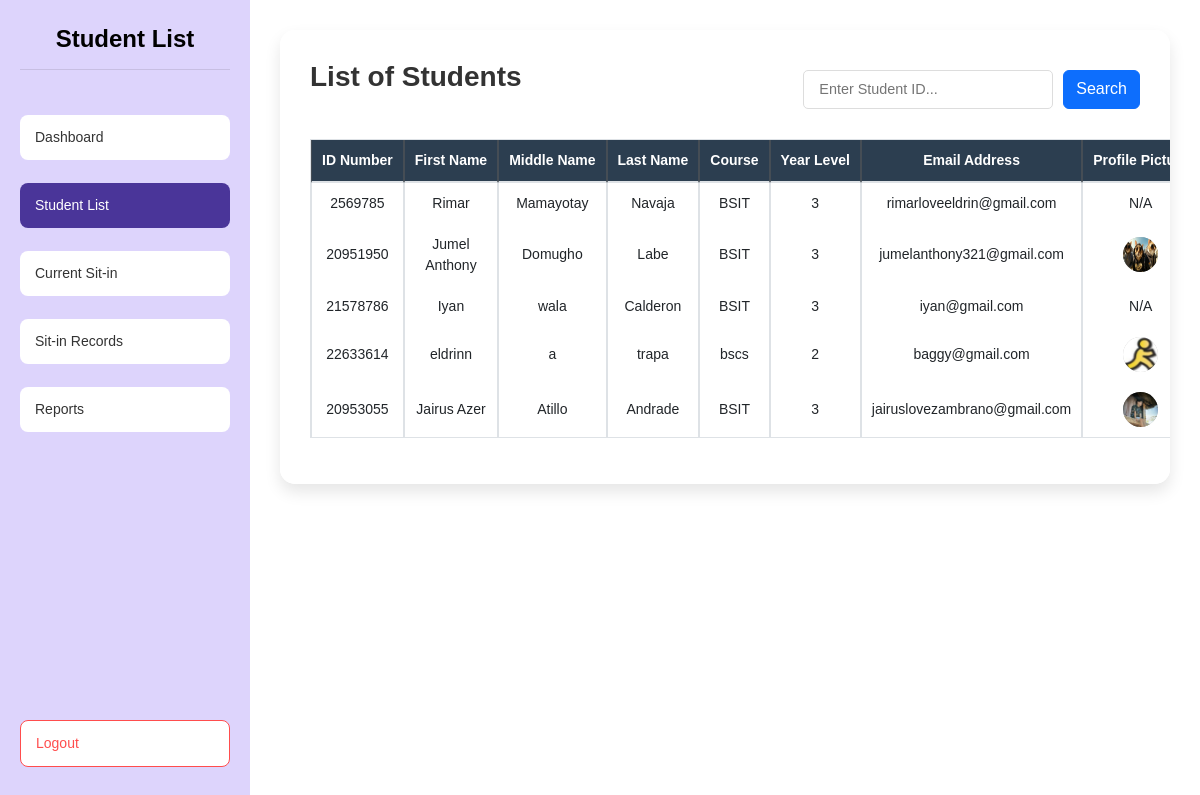
/student_list (signed in), run on an earlier commit of the app's database.
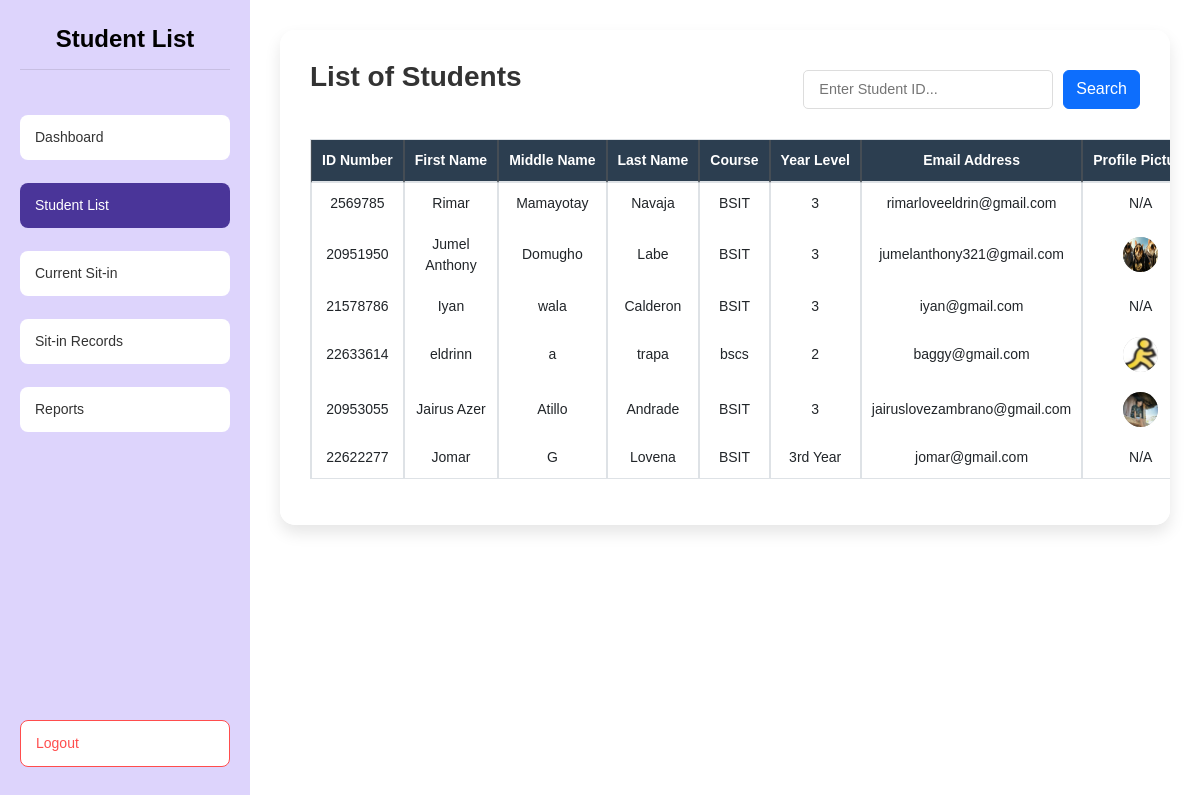
And on a later commit of the database.
### tables this page shows
CREATE TABLE students ( 
idno TEXT PRIMARY KEY,
lastname TEXT NOT NULL,
firstname TEXT NOT NULL,
midname TEXT,
course TEXT NOT NULL,
year_level INTEGER NOT NULL,
email_address TEXT NOT NULL,
username TEXT NOT NULL CHECK (username = idno),
password TEXT NOT NULL,
profile_picture TEXT DEFAULT NULL,
session_count INTEGER DEFAULT 30
);

### app.py (the view)
@app.route('/student_list')
@admin_required
def student_list():
    conn = get_db_connection()
    cursor = conn.cursor()
    cursor.execute("SELECT * FROM students")
    students = cursor.fetchall()
    conn.close()
    return render_template('admin/student_list.html', students=students)

### app.py (called while the page is built)
def get_db_connection():
    conn = sqlite3.connect('users.db')
    conn.row_factory = sqlite3.Row
    return conn

def admin_required(f):
    @wraps(f)
    def decorated_function(*args, **kwargs):
        if not all(session.get(key) for key in ['user_id', 'user_type', 'is_admin']):
            return redirect(url_for('login'))
        session.modified = True
        return f(*args, **kwargs)
    return decorated_function

@app.after_request
def add_header(response):
    response.headers['Cache-Control'] = 'no-store, no-cache, must-revalidate, post-check=0, pre-check=0, max-age=0'
    response.headers['Pragma'] = 'no-cache'
    response.headers['Expires'] = '-1'
    return response

@app.before_request
def validate_session():
    if request.endpoint and 'static' in request.endpoint:
        return  # Skip session validation for static files
    if 'user_id' in session:
        session.permanent = True
        session.modified = True
        if session.get('user_type') == 'admin':
            session['is_admin'] = True
            session['last_activity'] = datetime.now().isoformat()

### templates/admin/student_list.html (shortened to what this page needs)
{% extends "base.html" %}
{% block content %}
<head>
    <link rel="stylesheet" href="{{ url_for('static', filename='styles.css') }}">
    <link href="https://cdn.jsdelivr.net/npm/bootstrap@5.3.0/dist/css/bootstrap.min.css" rel="stylesheet">
</head>
<body>
    <div class="dashboard-container">
        <div class="sidebar">
            <h1 class="dashboard-title">Student List</h1>
            <a href="{{ url_for('admin_dashboard') }}" class="menu-btn">Dashboard</a>
            <a href="{{ url_for('student_list') }}" class="menu-btn active">Student List</a>
            <a href="{{ url_for('current_sit_in') }}" class="menu-btn">Current Sit-in</a>
            <a href="{{ url_for('sit_in_records') }}" class="menu-btn">Sit-in Records</a>
            <a href="{{ url_for('reports') }}" class="menu-btn">Reports</a>
            <a href="{{ url_for('logout') }}" class="menu-btn logout-btn">Logout</a>
        </div>
        <div class="content">
            <div class="container">
                <div class="student-list">
                    <div class="header-container">
                        <h2>List of Students</h2>
                        <div class="search-container">
                            <input type="text" id="searchInput" placeholder="Enter Student ID..." onkeydown="handleSearch(event)">
                            <button class="btn btn-primary" type="button" onclick="searchStudents()">Search</button>
                        </div>
                    </div>
                    <table class="table table-bordered table-hover" id="studentTable">
                        <thead class="thead-dark">
                            <tr>
                                <th>ID Number</th>
                                <th>First Name</th>
                                <th>Middle Name</th>
                                <th>Last Name</th>
                                <th>Course</th>
                                <th>Year Level</th>
                                <th>Email Address</th>
                                <th>Profile Picture</th>
                            </tr>
                        </thead>
                        <tbody>
                            {% for student in students %}
                            <tr>
                                <td>{{ student.idno }}</td>
                                <td>{{ student.firstname }}</td>
                                <td>{{ student.midname }}</td>
                                <td>{{ student.lastname }}</td>
                                <td>{{ student.course }}</td>
                                <td>{{ student.year_level }}</td>
                                <td>{{ student.email_address }}</td>
                                <td>
                                    {% if student.profile_picture %}
                                    <img src="{{ url_for('static', filename=student.profile_picture) }}" alt="Profile Picture" class="profile-pic">
                                    {% else %}
                                    N/A
                                    {% endif %}
                                </td>
                            </tr>
                            {% endfor %}
                        </tbody>
                    </table>
                </div>
            </div>
        </div>
    </div>
</body>
</html>
{% endblock %}

What changed in the data, as far as the page shows it:
added students: idno "22622277", firstname "Jomar", midname "G", lastname "Lovena", course "BSIT", year_level "3rd Year", email_address "jomar@gmail.com", shows "N/A"
